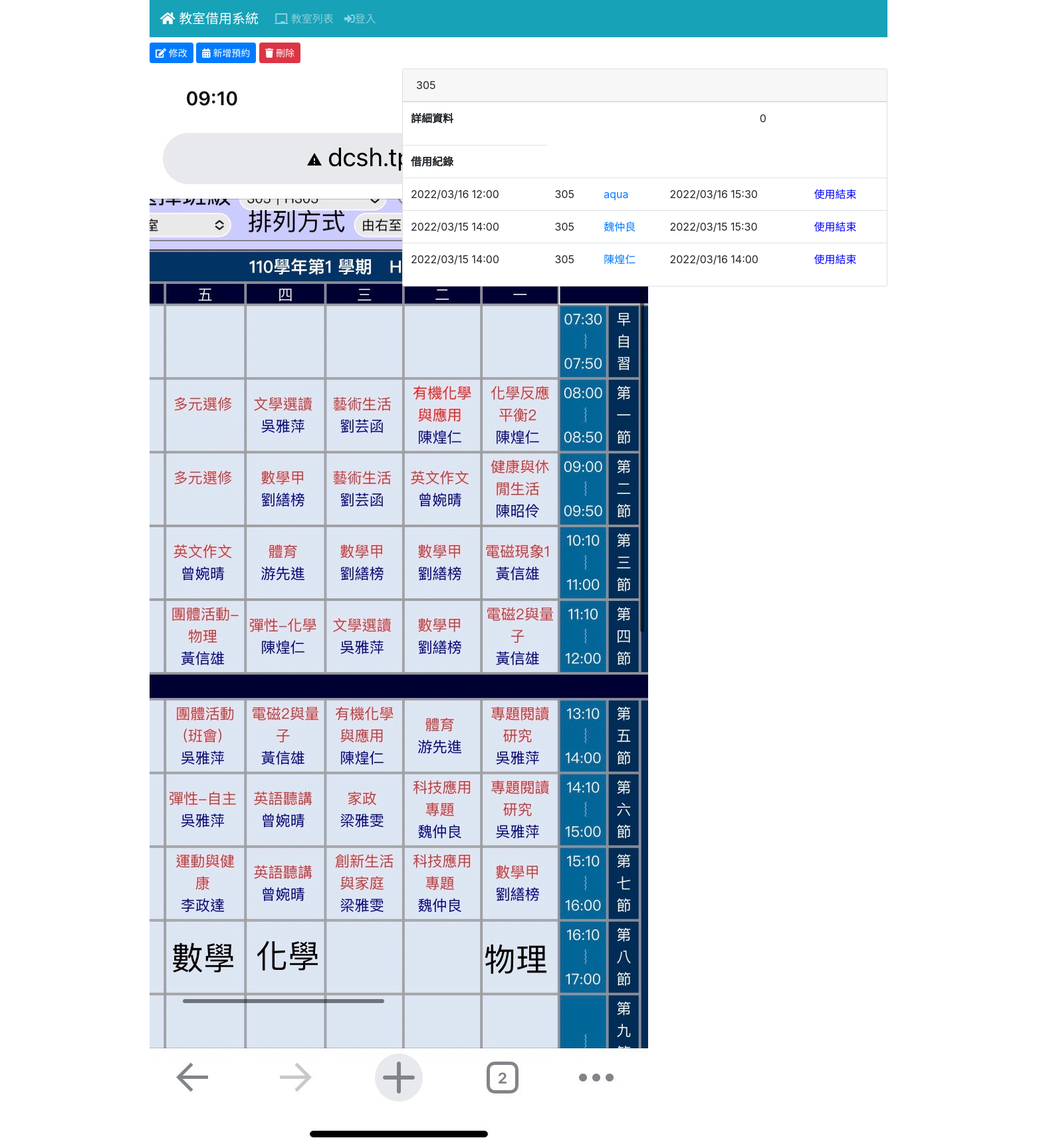
The app's page /room/1/, older data.
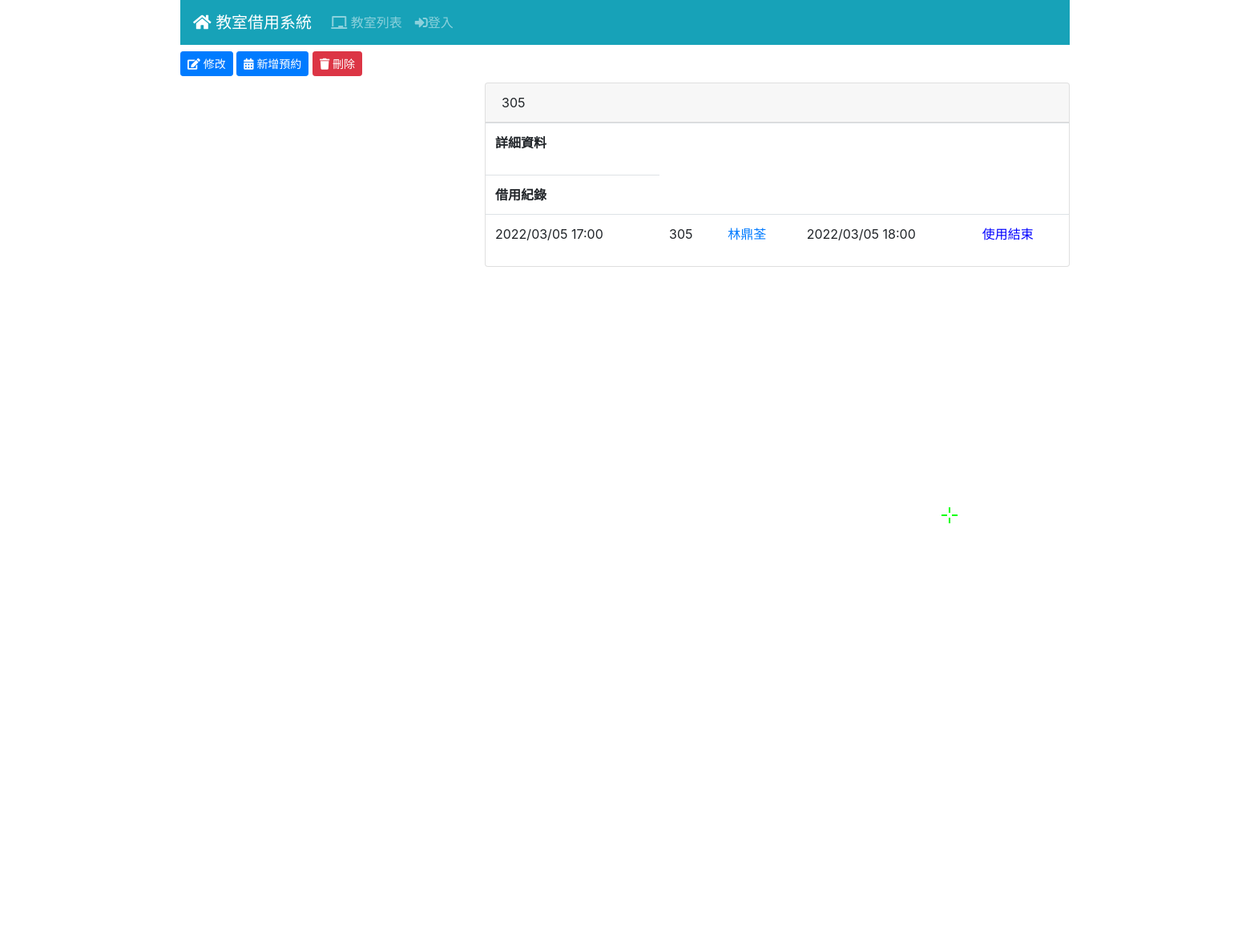
The same page, newer data.
### room/models.py (models this page shows)
class Room(Model):
    ST_OPTIONS = [
        (0,'使用中'),
        (1,'開放使用')
    ]
    name = CharField('教室名稱', max_length=48)
    preface = ImageField('教室圖片', blank=True)
    detail = TextField('詳細資訊', blank=True)
    status = IntegerField('狀態', default=0 , choices=ST_OPTIONS)

### log/models.py (models this page shows, shortened)
class Log(Model):
    ST_OPTIONS = [
        (0,'即將使用'),
        (1,'使用中'),
        (2,'使用完畢')
    ]
    teacher = ForeignKey(Teacher, CASCADE)
    room = ForeignKey(Room, CASCADE)
    classes = ForeignKey(Classes, CASCADE)
    reserve = DateTimeField('登記時間', null=True)
    end = DateTimeField('結束使用時間', null=True)
    workstatus = IntegerField('資料狀態', default=0 , choices=ST_OPTIONS)

### teacher/models.py (models this page shows, shortened)
class Teacher(Model):
    realname = CharField('姓名', max_length=32)
    tea_classes=models.ManyToManyField(Classes)
    tel = CharField('連絡電話', max_length=10)
    role= CharField('職稱', max_length=20)  #ex:訓育組長、教務主任、高中部數學老師
    cardid= CharField('卡號', max_length=30)

### room/views.py (the view)
# urls.py: path('<int:pk>/', RoomView.as_view(), name='room_view'),
class RoomView(DetailView):
    model = Room
    ordering = ['name']
    paginate_by = 20
    def get_context_data(self, **kwargs):
        context=super().get_context_data(**kwargs)
        logs=Log.objects.filter(room_id=self.kwargs['pk'])
        for log in logs:
            if log.end < datetime.now(timezone.utc):
                log.workstatus=0
                log.save()
            elif log.reserve > datetime.now(timezone.utc):
                log.workstatus=2
                log.save()
            elif log.reserve <= datetime.now(timezone.utc) and log.end >= datetime.now(timezone.utc) :
                log.workstatus=1
                log.save()
        context['logs']=Log.objects.order_by('-reserve').filter(room_id=self.kwargs['pk'])
        return context

### templates/room/room_detail.html
{% extends "base.html" %}
{% block content %}
<div class="mb-2">
  <a href="{% url 'room_edit' room.id %}" class="btn btn-sm btn-primary">
    <i class="fas fa-edit"></i> 修改
  </a>
  <a href="{% url 'reverse_room' room.id %}" class="btn btn-sm btn-primary">
    <i class="fas fa-calendar-alt"></i> 新增預約
  </a>
  <a href="{% url 'room_delete' room.id %}" class="btn btn-sm btn-danger">
    <i class="fas fa-trash"></i> 刪除
  </a>
</div>
<div id="room-detail" class="row">
  <div class="col-md-4">
    <img src="{{ room.preface.url }}" alt="{{ room.name }}">
  </div>
  <div class="col-sm-8">
    <div class="card">
      <div class="card-header">{{ room.name }}</div>
      <table class="table">
        <tr>
          <th>詳細資料</th><td>{{ room.detail }}</td>
        </tr>
      </table>
      <table class="table">
        <tr>
          <th>借用紀錄</th>
            {% for log in logs %}
            <tr>
              <td>{{ log.reserve|date:"Y/m/d H:i" }}</td>
              <td>
                {{ log.room.name }}
              </td>
               <td>
                <a href="{% url 'teacher_view' log.teacher.id %}">
                {{ log.teacher.realname }}
                </a>
              </td>
              <td>{{ log.end|date:"Y/m/d H:i" }}</td>
              {% if log.workstatus == 2 %}
              <td><font color="green">已預約</font></td>
              {% elif log.workstatus == 1 %}
              <td><font color="red">進行中</font></td>
              {% elif log.workstatus == 0 %}
              <td><font color="blue">使用結束</font></td>
              {% endif %}
            </tr>
            {% endfor %}
        </tr>
      </table>
    </div>
  </div>
</div>
{% endblock %}

Row changes from the older to the newer data that the page shows:
removed Log: reserve "2022/03/16 12:00", room.name "305", teacher.realname "aqua", end "2022/03/16 15:30", workstatus "使用結束"
removed Log: reserve "2022/03/15 14:00", room.name "305", teacher.realname "陳煌仁", end "2022/03/16 14:00", workstatus "使用結束"
changed Room: preface: a different picture; detail "0" → (not shown)
changed Log: reserve "2022/03/15 14:00" → "2022/03/05 17:00"; teacher.realname "魏仲良" → "林鼎荃"; end "2022/03/15 15:30" → "2022/03/05 18:00"
